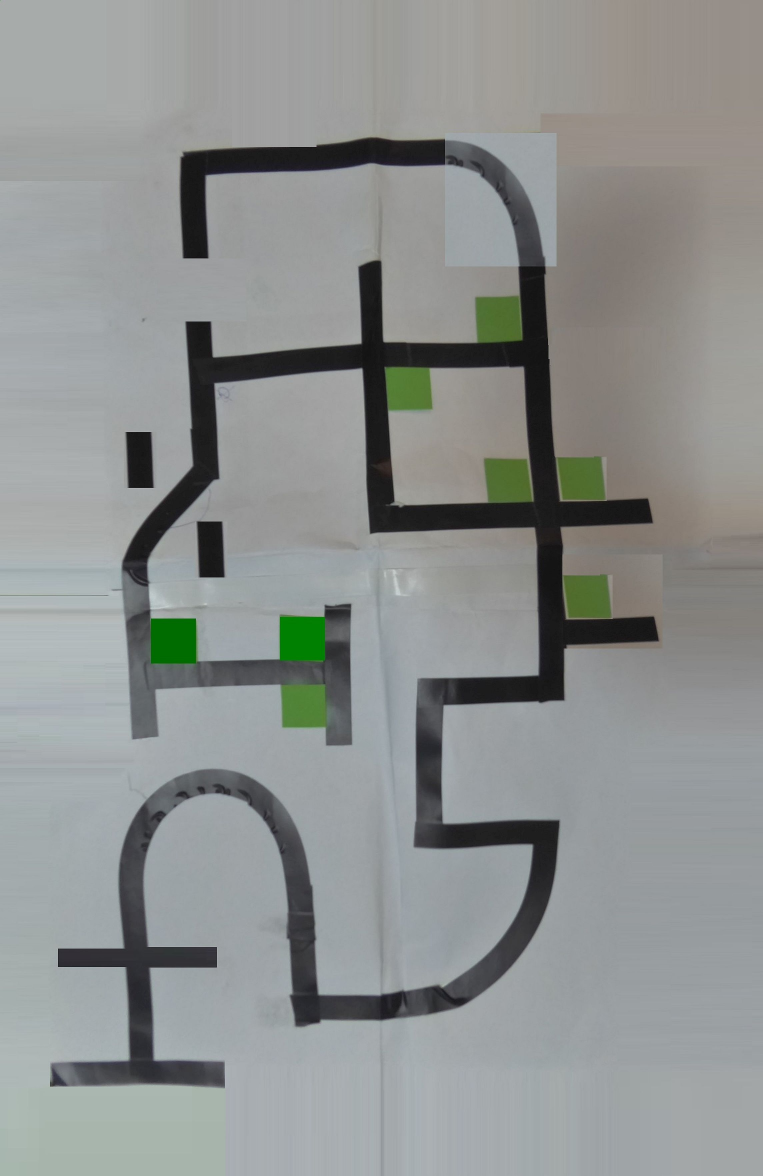
#> input picture camera_simulator/parcours_cold_RESIZED.JPG, 2289 x 3528 px (shown at 1/3 size)
$ python test_mit_inRange.py   (older library calls are emulated)
#> lines starting #> are read from the running program, lines starting #| are printed output that depends on the picture
### camera_simulator/Rotator.py
from IRotator import IRotator
from ICamera import ICamera
import numpy as np
from cv2 import cv2

"""
Takes an image and performs rotation and translation actions on a cropped out area.
"""
class Rotator(IRotator, ICamera):

    def __init__(self, path, width, height, start_x: int, start_y: int, image_resize_factor = 1.0):
        """
        Initialize the Rotator instance.
        path: Absolute path to the image file.
        width: width of the cropped area in pixels.
        height: height of the cropped area in pixels.
        start_x: start position from left side in pixels.
        start_y: start position from top in pixels.
        image_resize_factor: image resize factor (default: 1.0)
        """
#> called with path = './parcours_cold_RESIZED.JPG', width = 320, height = 240, start_x = 260, start_y = 2850, image_resize_factor = 0.7
        self.crop_dimension = max(width, height)
        self.aspect_ratio_diff = abs(width - height)

        # Start position on the plane
        self.pos = np.array([(self.crop_dimension / 2 + start_y) * image_resize_factor, (self.crop_dimension / 2 + start_x) * image_resize_factor], dtype=float)
        # Start viewangle on the plane
        self.angle = 0

        # picture to rotate over
        original_picture = cv2.imread(path)
#> original_picture is the input picture: shape (3528, 2289, 3); mean B, G, R 143.7, 145, 141.6
        # choose preferred interpolation method
        if (image_resize_factor > 1.0):
            self.picture = cv2.resize(original_picture, dsize=None, fx=image_resize_factor, fy=image_resize_factor, interpolation = cv2.INTER_CUBIC)
        elif (image_resize_factor < 1.0):
            self.picture = cv2.resize(original_picture, dsize=None, fx=image_resize_factor, fy=image_resize_factor, interpolation=cv2.INTER_AREA)
        else:
            self.picture = original_picture

        # save width (cols) and height (rows) in pixel
        self.rows,self.cols,_ = self.picture.shape

        # Add additional border to avoid index problems when translating close to the edge of the image:
        # new gray image bigger than self.picture by the crop dimensions self.crop_dimension:
        # BGR-color: (128, 128, 128) -> gray
        self.borderd_picture = np.ones((self.rows + 2 * self.crop_dimension, self.cols + 2 * self.crop_dimension, 3), dtype=self.picture.dtype) * 128
        # Place original in the middle of the bigger gray image:
        self.borderd_picture[self.crop_dimension:self.rows+self.crop_dimension, self.crop_dimension:self.cols+self.crop_dimension] = self.picture
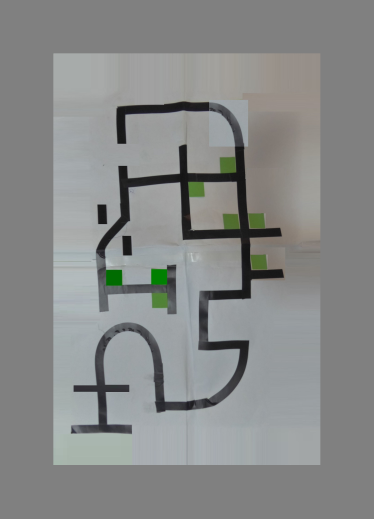
#> self.borderd_picture: shape (3110, 2242, 3) (shown at 1/6 size); mean B, G, R 136.9, 137.6, 135.7

    # override
    def get_frame(self) -> np.array:
        # calculate the ROI points around self.pos
        x_0, x_1, y_0, y_1 = self.calculate_ROI()

        # add border to the ROI
        y_0 += int(self.crop_dimension/2)
        x_0 += int(self.crop_dimension/2)
        y_1 += int(self.crop_dimension*3/2)
        x_1 += int(self.crop_dimension*3/2)

        # crop out and copy of the area surrounding self.pos plus a border
        frame_to_rotate = self.borderd_picture[y_0:y_1, x_0:x_1].copy()
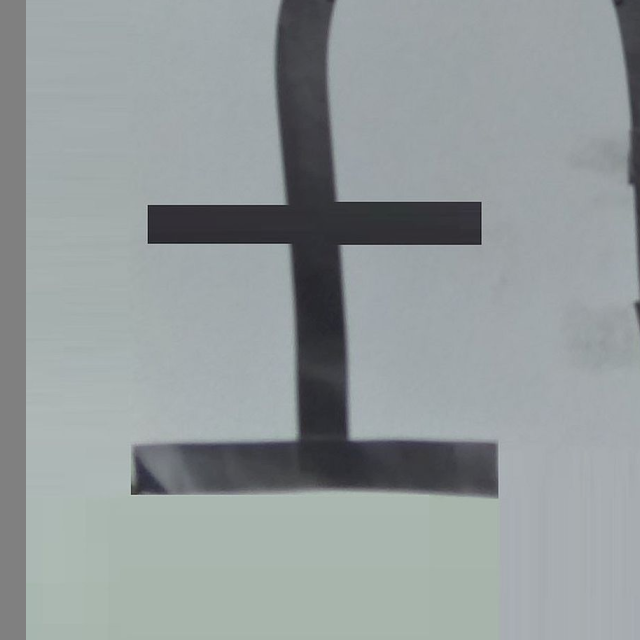
#> frame_to_rotate: shape (640, 640, 3); mean B, G, R 155.7, 154.7, 147.7

        # rotate the frame to the given viewangle and extract the resultframe
        shape = frame_to_rotate.shape
        rotation = cv2.getRotationMatrix2D((shape[0] / 2, shape[1] / 2), self.angle, 1)
#> (the rest of the program and of its run is left out)
